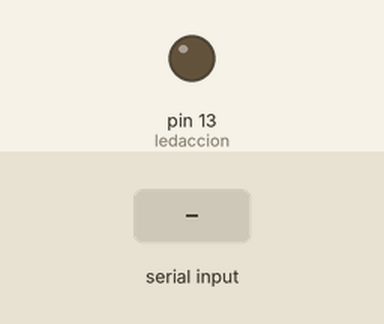
This sketch was run on a simulated Arduino Uno, built with avr-gcc and run on an emulated ATmega328P. Shown: output pins drawn as LEDs (lit = HIGH). The inputs (shaded band) are chosen by the test bench. What the sketch prints to the serial monitor is not drawn.

Above: at 1.2 s.
1.3 s: "90,45\n" received over Serial
At 2.5 s:
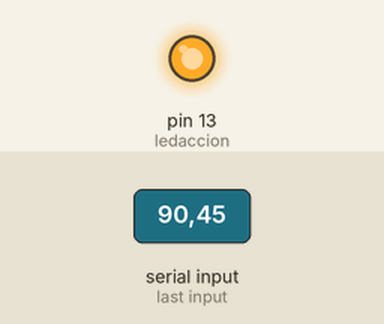
Timing chart, 0 to 4.3 s (numbered marks = the images above; inputs shaded):
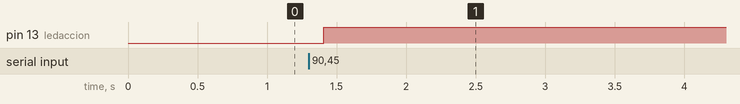

The sketch:

UNI2_Prog_15_HalfDuplex.ino
```cpp
int sensor1 = A0;
int sensor2 = A1;
int sensor3 = A2;

int ledaccion = 13;
void setup() {
  pinMode(ledaccion,OUTPUT);

  // put your setup code here, to run once:
Serial.begin(9600);
Serial.setTimeout(100);
}
int valor1;
int valor2;
int valor3;

int accion;
void loop() {

  if(Serial.available()>0){
    accion = Serial.readString().toInt();
    digitalWrite(ledaccion, accion);
  }
  // put your main code here, to run repeatedly:
//valor1 = analogRead(sensor1);
//valor2 = analogRead(sensor2);
//valor3 = analogRead(sensor3);
valor1 = map(valor1, 0, 1023, 0, 100);
valor2 = map(valor2, 0, 1023, 0, 100);
valor3 = map(valor3, 0, 1023, 0, 100);

Serial.println("I" + String (valor1) + String (valor2) + String(valor3) + "F");

delay (100);
}
```

Measured:
- after the input at 1.3 s, pin 13 (ledaccion): LOW → HIGH after 0.11 s
